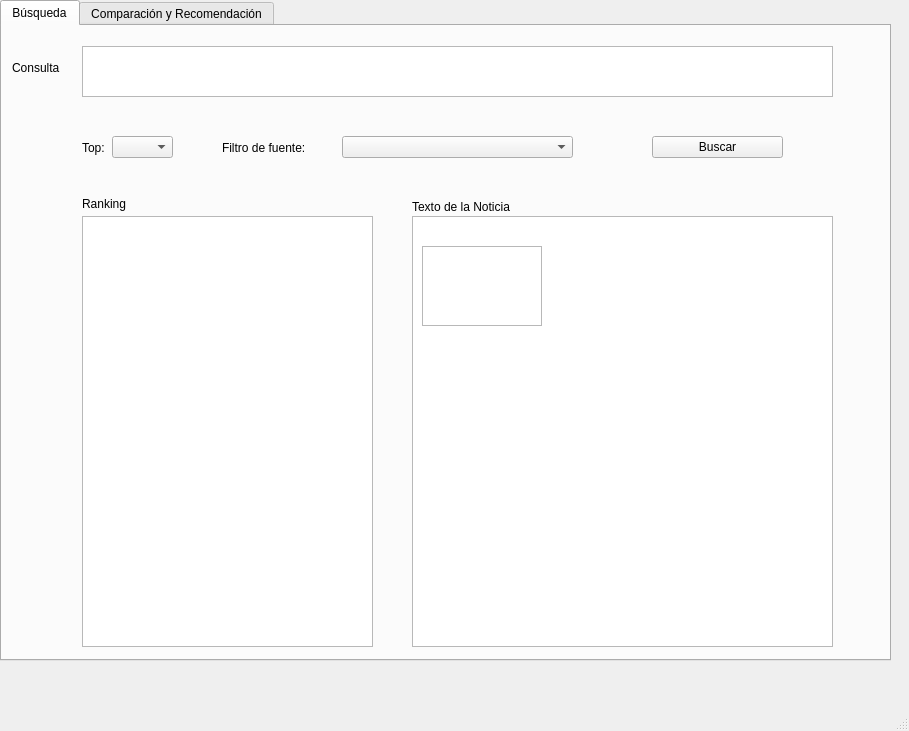
<?xml version="1.0" encoding="UTF-8"?>
<ui version="4.0">
 <class>MainWindow</class>
 <widget class="QMainWindow" name="MainWindow">
  <property name="geometry">
   <rect>
    <x>0</x>
    <y>0</y>
    <width>909</width>
    <height>731</height>
   </rect>
  </property>
  <property name="windowTitle">
   <string>MainWindow</string>
  </property>
  <widget class="QWidget" name="centralwidget">
   <widget class="QTabWidget" name="tabWidget">
    <property name="geometry">
     <rect>
      <x>0</x>
      <y>0</y>
      <width>891</width>
      <height>661</height>
     </rect>
    </property>
    <property name="currentIndex">
     <number>0</number>
    </property>
    <widget class="QWidget" name="tab">
     <attribute name="title">
      <string>Búsqueda</string>
     </attribute>
     <widget class="QLabel" name="label_11">
      <property name="geometry">
       <rect>
        <x>10</x>
        <y>30</y>
        <width>61</width>
        <height>24</height>
       </rect>
      </property>
      <property name="text">
       <string>Consulta</string>
      </property>
     </widget>
     <widget class="QTextEdit" name="tx_query">
      <property name="geometry">
       <rect>
        <x>80</x>
        <y>20</y>
        <width>751</width>
        <height>51</height>
       </rect>
      </property>
      <property name="cursor" stdset="0">
       <cursorShape>IBeamCursor</cursorShape>
      </property>
      <property name="autoFillBackground">
       <bool>false</bool>
      </property>
      <property name="verticalScrollBarPolicy">
       <enum>Qt::ScrollBarAsNeeded</enum>
      </property>
      <property name="horizontalScrollBarPolicy">
       <enum>Qt::ScrollBarAlwaysOff</enum>
      </property>
      <property name="sizeAdjustPolicy">
       <enum>QAbstractScrollArea::AdjustIgnored</enum>
      </property>
      <property name="html">
       <string>&lt;!DOCTYPE HTML PUBLIC &quot;-//W3C//DTD HTML 4.0//EN&quot; &quot;http://www.w3.org/TR/REC-html40/strict.dtd&quot;&gt;
&lt;html&gt;&lt;head&gt;&lt;meta name=&quot;qrichtext&quot; content=&quot;1&quot; /&gt;&lt;style type=&quot;text/css&quot;&gt;
p, li { white-space: pre-wrap; }
&lt;/style&gt;&lt;/head&gt;&lt;body style=&quot; font-family:'MS Shell Dlg 2'; font-size:8pt; font-weight:400; font-style:normal;&quot;&gt;
&lt;p style=&quot;-qt-paragraph-type:empty; margin-top:0px; margin-bottom:0px; margin-left:0px; margin-right:0px; -qt-block-indent:0; text-indent:0px; font-size:7.8pt;&quot;&gt;&lt;br /&gt;&lt;/p&gt;&lt;/body&gt;&lt;/html&gt;</string>
      </property>
     </widget>
     <widget class="QComboBox" name="cb_top_1">
      <property name="geometry">
       <rect>
        <x>110</x>
        <y>110</y>
        <width>61</width>
        <height>22</height>
       </rect>
      </property>
     </widget>
     <widget class="QLabel" name="label_12">
      <property name="geometry">
       <rect>
        <x>80</x>
        <y>110</y>
        <width>31</width>
        <height>24</height>
       </rect>
      </property>
      <property name="text">
       <string>Top:</string>
      </property>
     </widget>
     <widget class="QLabel" name="label_25">
      <property name="geometry">
       <rect>
        <x>220</x>
        <y>110</y>
        <width>111</width>
        <height>24</height>
       </rect>
      </property>
      <property name="text">
       <string>Filtro de fuente:</string>
      </property>
     </widget>
     <widget class="QComboBox" name="cb_filtro_fuente_1">
      <property name="geometry">
       <rect>
        <x>340</x>
        <y>110</y>
        <width>231</width>
        <height>22</height>
       </rect>
      </property>
     </widget>
     <widget class="QPushButton" name="btn_search_1">
      <property name="geometry">
       <rect>
        <x>650</x>
        <y>110</y>
        <width>131</width>
        <height>22</height>
       </rect>
      </property>
      <property name="text">
       <string>Buscar</string>
      </property>
     </widget>
     <widget class="QTextEdit" name="tx_noticia_1">
      <property name="geometry">
       <rect>
        <x>410</x>
        <y>190</y>
        <width>421</width>
        <height>431</height>
       </rect>
      </property>
     </widget>
     <widget class="QLabel" name="label_26">
      <property name="geometry">
       <rect>
        <x>80</x>
        <y>170</y>
        <width>230</width>
        <height>16</height>
       </rect>
      </property>
      <property name="text">
       <string>Ranking</string>
      </property>
     </widget>
     <widget class="QLabel" name="label_27">
      <property name="geometry">
       <rect>
        <x>410</x>
        <y>170</y>
        <width>230</width>
        <height>22</height>
       </rect>
      </property>
      <property name="text">
       <string>Texto de la Noticia</string>
      </property>
     </widget>
     <widget class="QFrame" name="frame">
      <property name="geometry">
       <rect>
        <x>420</x>
        <y>220</y>
        <width>120</width>
        <height>80</height>
       </rect>
      </property>
      <property name="frameShape">
       <enum>QFrame::StyledPanel</enum>
      </property>
      <property name="frameShadow">
       <enum>QFrame::Raised</enum>
      </property>
     </widget>
     <widget class="QListWidget" name="ql_ranking_1">
      <property name="geometry">
       <rect>
        <x>80</x>
        <y>190</y>
        <width>291</width>
        <height>431</height>
       </rect>
      </property>
     </widget>
    </widget>
    <widget class="QWidget" name="tab_2">
     <attribute name="title">
      <string>Comparación y Recomendación</string>
     </attribute>
     <widget class="QLabel" name="label">
      <property name="geometry">
       <rect>
        <x>20</x>
        <y>20</y>
        <width>231</width>
        <height>16</height>
       </rect>
      </property>
      <property name="text">
       <string>Selección de noticia de referencia</string>
      </property>
     </widget>
     <widget class="QLabel" name="label_6">
      <property name="geometry">
       <rect>
        <x>50</x>
        <y>330</y>
        <width>31</width>
        <height>24</height>
       </rect>
      </property>
      <property name="text">
       <string>Top:</string>
      </property>
     </widget>
     <widget class="QComboBox" name="cb_new">
      <property name="geometry">
       <rect>
        <x>610</x>
        <y>70</y>
        <width>231</width>
        <height>22</height>
       </rect>
      </property>
     </widget>
     <widget class="QLabel" name="label_2">
      <property name="geometry">
       <rect>
        <x>50</x>
        <y>50</y>
        <width>231</width>
        <height>16</height>
       </rect>
      </property>
      <property name="text">
       <string>Medio fuente</string>
      </property>
     </widget>
     <widget class="QPushButton" name="btn_recommend">
      <property name="geometry">
       <rect>
        <x>450</x>
        <y>370</y>
        <width>131</width>
        <height>23</height>
       </rect>
      </property>
      <property name="text">
       <string>Recomendar</string>
      </property>
     </widget>
     <widget class="QPushButton" name="btn_search">
      <property name="geometry">
       <rect>
        <x>280</x>
        <y>370</y>
        <width>131</width>
        <height>23</height>
       </rect>
      </property>
      <property name="text">
       <string>Buscar</string>
      </property>
     </widget>
     <widget class="QLabel" name="label_3">
      <property name="geometry">
       <rect>
        <x>320</x>
        <y>50</y>
        <width>231</width>
        <height>16</height>
       </rect>
      </property>
      <property name="text">
       <string>Categoria a selecionar</string>
      </property>
     </widget>
     <widget class="QComboBox" name="cb_filtro_categ">
      <property name="geometry">
       <rect>
        <x>610</x>
        <y>330</y>
        <width>231</width>
        <height>22</height>
       </rect>
      </property>
     </widget>
     <widget class="QLabel" name="label_5">
      <property name="geometry">
       <rect>
        <x>50</x>
        <y>100</y>
        <width>231</width>
        <height>16</height>
       </rect>
      </property>
      <property name="text">
       <string>Previsualización</string>
      </property>
     </widget>
     <widget class="QLabel" name="label_8">
      <property name="geometry">
       <rect>
        <x>500</x>
        <y>330</y>
        <width>111</width>
        <height>24</height>
       </rect>
      </property>
      <property name="text">
       <string>Filtro de categoría</string>
      </property>
     </widget>
     <widget class="QComboBox" name="cb_category">
      <property name="geometry">
       <rect>
        <x>320</x>
        <y>70</y>
        <width>231</width>
        <height>22</height>
       </rect>
      </property>
     </widget>
     <widget class="QComboBox" name="cb_top">
      <property name="geometry">
       <rect>
        <x>90</x>
        <y>330</y>
        <width>61</width>
        <height>21</height>
       </rect>
      </property>
     </widget>
     <widget class="QLabel" name="label_10">
      <property name="geometry">
       <rect>
        <x>340</x>
        <y>410</y>
        <width>230</width>
        <height>16</height>
       </rect>
      </property>
      <property name="text">
       <string>Texto de la Noticia</string>
      </property>
     </widget>
     <widget class="QLabel" name="label_4">
      <property name="geometry">
       <rect>
        <x>610</x>
        <y>50</y>
        <width>231</width>
        <height>16</height>
       </rect>
      </property>
      <property name="text">
       <string>Noticia</string>
      </property>
     </widget>
     <widget class="QComboBox" name="cb_fuente">
      <property name="geometry">
       <rect>
        <x>50</x>
        <y>70</y>
        <width>231</width>
        <height>22</height>
       </rect>
      </property>
     </widget>
     <widget class="QTextEdit" name="tx_noticia">
      <property name="geometry">
       <rect>
        <x>340</x>
        <y>430</y>
        <width>501</width>
        <height>191</height>
       </rect>
      </property>
     </widget>
     <widget class="QLabel" name="label_9">
      <property name="geometry">
       <rect>
        <x>50</x>
        <y>410</y>
        <width>230</width>
        <height>16</height>
       </rect>
      </property>
      <property name="text">
       <string>Ranking</string>
      </property>
     </widget>
     <widget class="QComboBox" name="cb_filtro_fuente">
      <property name="geometry">
       <rect>
        <x>260</x>
        <y>330</y>
        <width>231</width>
        <height>22</height>
       </rect>
      </property>
     </widget>
     <widget class="QTextEdit" name="tx_preview">
      <property name="geometry">
       <rect>
        <x>50</x>
        <y>130</y>
        <width>791</width>
        <height>181</height>
       </rect>
      </property>
      <property name="autoFillBackground">
       <bool>false</bool>
      </property>
      <property name="html">
       <string>&lt;!DOCTYPE HTML PUBLIC &quot;-//W3C//DTD HTML 4.0//EN&quot; &quot;http://www.w3.org/TR/REC-html40/strict.dtd&quot;&gt;
&lt;html&gt;&lt;head&gt;&lt;meta name=&quot;qrichtext&quot; content=&quot;1&quot; /&gt;&lt;style type=&quot;text/css&quot;&gt;
p, li { white-space: pre-wrap; }
&lt;/style&gt;&lt;/head&gt;&lt;body style=&quot; font-family:'MS Shell Dlg 2'; font-size:8pt; font-weight:400; font-style:normal;&quot;&gt;
&lt;p style=&quot;-qt-paragraph-type:empty; margin-top:0px; margin-bottom:0px; margin-left:0px; margin-right:0px; -qt-block-indent:0; text-indent:0px; font-size:7.8pt;&quot;&gt;&lt;br /&gt;&lt;/p&gt;&lt;/body&gt;&lt;/html&gt;</string>
      </property>
     </widget>
     <widget class="QListWidget" name="ql_ranking_2">
      <property name="geometry">
       <rect>
        <x>50</x>
        <y>430</y>
        <width>261</width>
        <height>192</height>
       </rect>
      </property>
     </widget>
     <widget class="QLabel" name="label_13">
      <property name="geometry">
       <rect>
        <x>160</x>
        <y>330</y>
        <width>101</width>
        <height>24</height>
       </rect>
      </property>
      <property name="text">
       <string>Filtro de fuente:</string>
      </property>
     </widget>
    </widget>
   </widget>
  </widget>
  <widget class="QMenuBar" name="menubar">
   <property name="geometry">
    <rect>
     <x>0</x>
     <y>0</y>
     <width>909</width>
     <height>31</height>
    </rect>
   </property>
  </widget>
  <widget class="QStatusBar" name="statusbar"/>
 </widget>
 <resources/>
 <connections/>
</ui>
